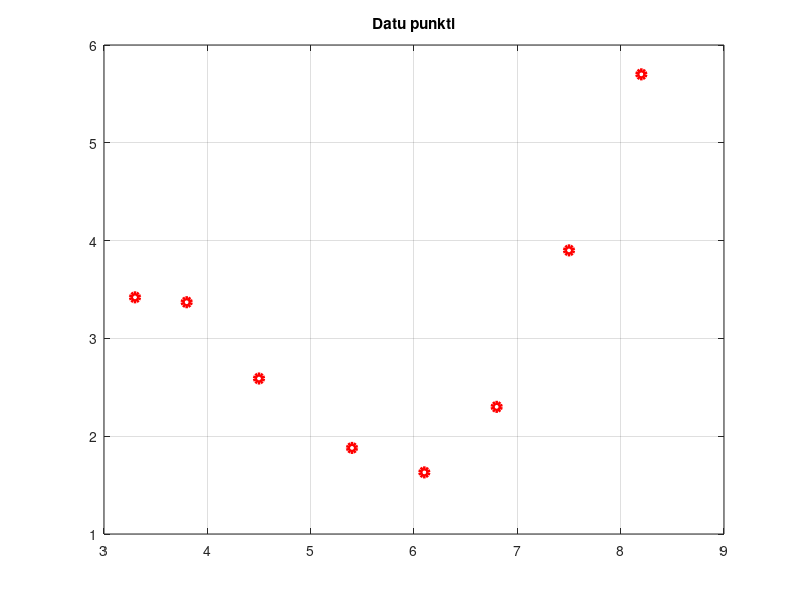

This figure's MATLAB source: (Note: this script raises an error after producing the figure.)
clc, clearvars, close all, format short g

xpoints = [3.3 3.8 4.5 5.4 6.1 6.8 7.5 8.2]';
ypoints = [3.42 3.37 2.59 1.88 1.63 2.30 3.90 5.70]';

figure
plot(xpoints, ypoints, 'or', 'LineWidth', 3)
grid on, title('Datu punkti')

f1 = fittype('a + b*sin(x) + c*cos(x)', 'independent','x','dependent','y');
f2 = fittype('a + b*sin(x) + c*cos(x) + d*sin(2*x)', 'independent','x','dependent','y');

[p1, reg1] = fit(xpoints, ypoints, f1)
[p2, reg2] = fit(xpoints, ypoints, f2)

xx = linspace(min(xpoints), max(xpoints), 1000)';
y1 = feval(p1, xx);
y2 = feval(p2, xx);

figure
plot(xpoints, ypoints, 'or', xx, y1, 'k', 'LineWidth', 3)
legend('data', 'fitted curve'), grid on
title('Aproksimācija ar trigonometrisko funkciju y=a+b*sinx+c*cosx')

figure
plot(xpoints, ypoints, 'or', xx, y2, 'k', 'LineWidth', 3)
legend('data', 'fitted curve'), grid on
title('Aproksimācija ar trigonometrisko funkciju y = a+b*sinx+c*cosx+d*sin2x')

fprintf('\nAtbilde:\n')

adj  = [reg1.adjrsquare, reg2.adjrsquare];
rmse = [reg1.rmse,       reg2.rmse];

[~, order] = sortrows([-adj(:), rmse(:)]);
best_n = order(1);

fprintf('\n Vislabākā aproksimācija ir %d. funkcijai ',best_n)
